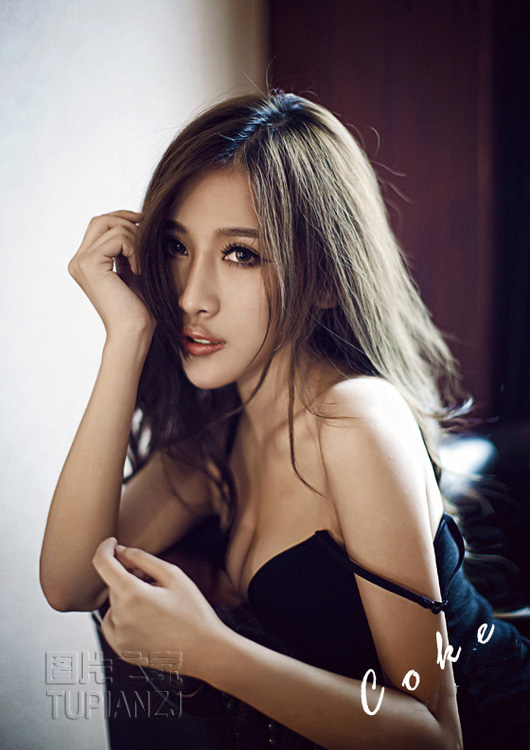
#> input picture Pic/test.jpg, 530 x 750 px
$ python picProcess.py
#> lines starting #> are read from the running program, lines starting #| are printed output that depends on the picture
from PIL import Image


im = Image.open('test.jpg')
#> im is the input picture: PIL image 530x750 RGB; mean R, G, B 120.4, 104.9, 105
print (im.format, im.size, im.mode)
#| JPEG (530, 750) RGB
im.thumbnail((100, 200))
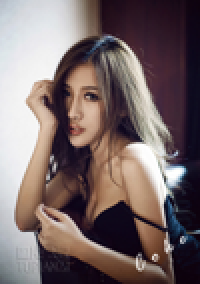
#> im: PIL image 100x142 RGB (shown 2 times larger); mean R, G, B 120.5, 105.1, 105.2
im.save('thumb.jpg', 'JPEG')
